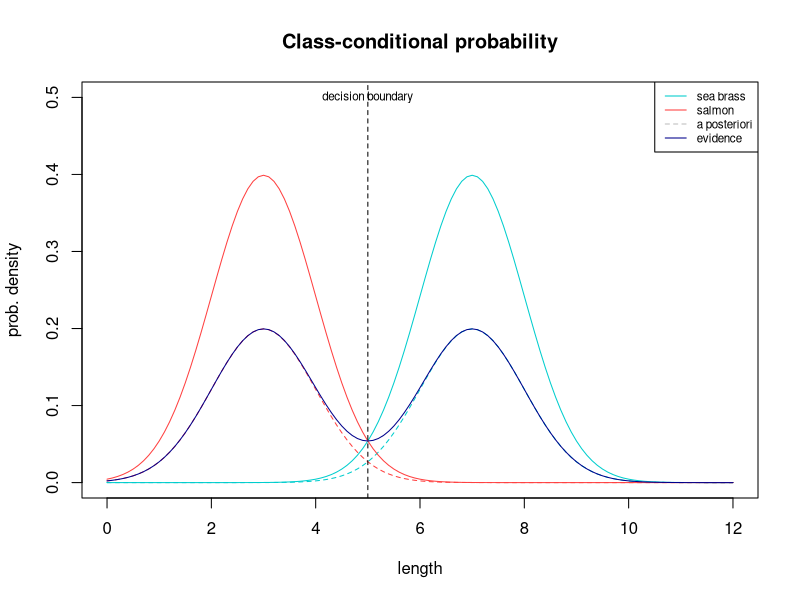
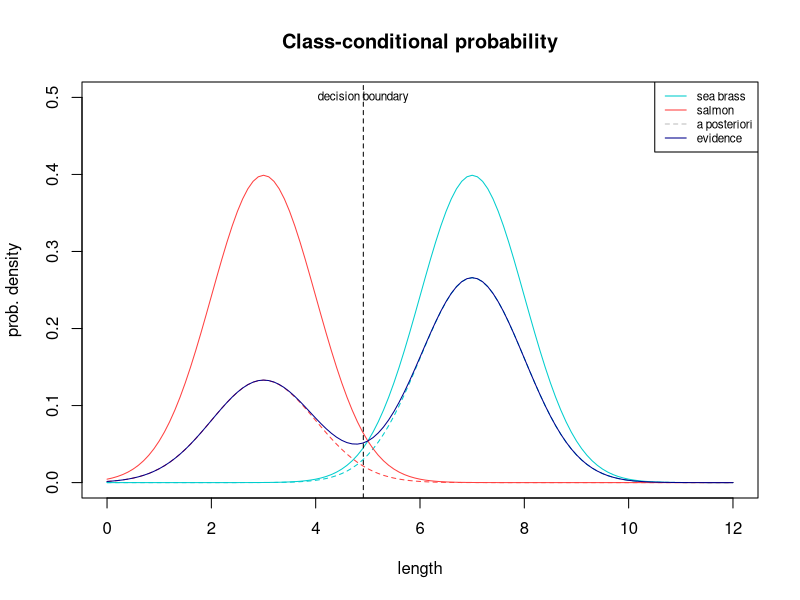

Source code (R) for these figures, in order:

length <- seq(0, 12, by=0.1) # lengt measurments

fx_y0 <- function(length) dnorm(length, mean = 7, sd = 1)
fx_y1 <- function(length) dnorm(length, mean = 3, sd = 1)

# a) 
fx_evidence <- function(length, pi_0, pi_1) pi_0*fx_y0(length) + pi_1*fx_y1(length)

plot_class_prob <- function(pi_0, pi_1) {
  plot(length, fx_y0(length), main = "Class-conditional probability",  ylab="prob. density", ylim=c(0,0.5), type="l", lty = 1, col="cyan3")
  lines(length, pi_0*fx_y0(length), type="l", lty = 2, col="cyan3")
  lines(length, fx_y1(length),type="l", lty = 1, col="brown1")
  lines(length, pi_1*fx_y1(length), type="l", lty = 2, col="brown1")
  lines(length, fx_evidence(length, pi_0, pi_1), type="l", lty = 1, col="darkblue")
  decision_boundary <- (log(pi_1/pi_0) + 40) / 8
  abline(v=decision_boundary, lty=2, col="black" )
  text(decision_boundary, 0.5, "decision boundary", cex= 0.7)

  legend("topright", legend = c("sea brass", "salmon", "a posteriori", "evidence"), col=c("cyan3", "brown1", "gray", "darkblue"), lty = c(1, 1, 2, 1), cex = 0.7)
} 

plot_class_prob(0.5, 0.5)

# b) 

plot_class_prob(2/3, 1/3)
